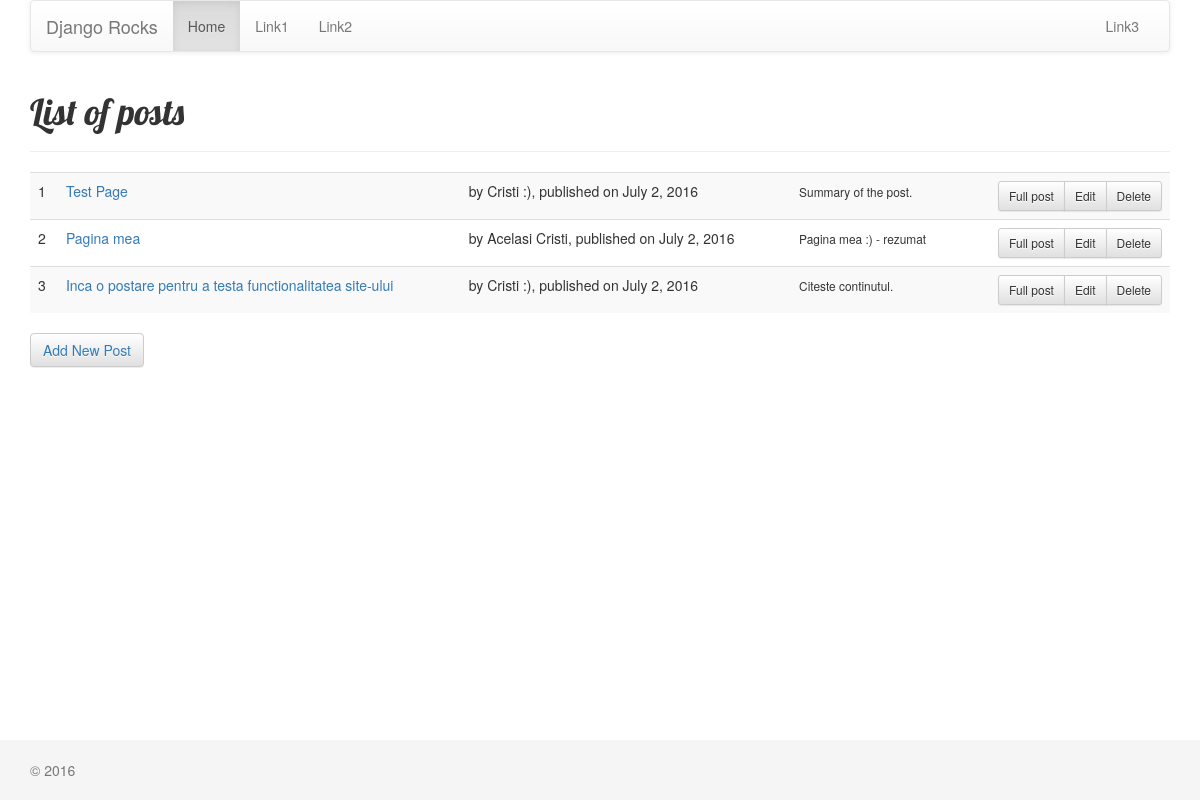
/, run on an earlier commit of the app's database.
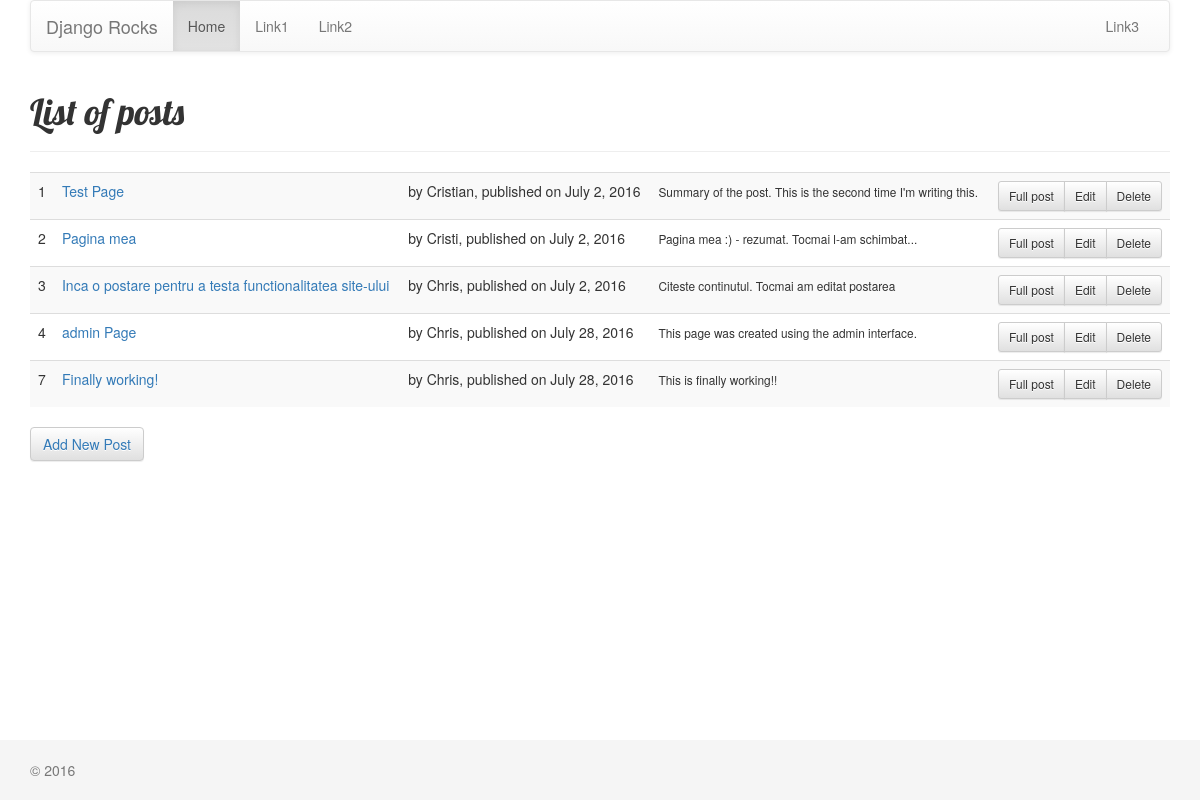
And on a later commit of the database.
### blog/models.py (models this page shows, shortened)
class Page(models.Model):
    title = models.CharField(max_length=255, null=False, blank=True, unique=True)
    summary = models.TextField(null=True, blank=True)
    content = models.TextField(null=True, blank=True)
    date_added = models.DateField(auto_created=True)
    last_updated = models.DateTimeField(auto_now=True)
    author = models.CharField(max_length=255, null=False, blank=False)

### blog/views.py (the view)
# urls.py: url(r'^$', PageListView.as_view(), name="home"),
class PageListView(ListView):
    model = Page
    template_name = "page_list.html"
    def get_context_data(self):
        context = super(PageListView, self).get_context_data()
        context['this_year'] = datetime.date.today().year
        return context

### blog/templates/page_list.html
{% extends "base.html" %}
{% block page_heading %}List of posts{% endblock %}
{% block content %}
        <table class="table table-striped">
            {% for page in object_list %}
            <tr>
                <td>{{page.id}}</td>
                <td><a href="{% url 'page_detail' page_id=page.pk %}">{{ page.title }}</a></td>
                <td>by {{ page.author }}, published on {{ page.date_added }}</td>
                <td><small>{{ page.summary }}</small></td>
                <td>
                    <div class="btn-group btn-group-sm pull-right">
                        <a class="btn btn-default" href="{% url 'page_detail' page_id=page.pk %}">Full post</a>
                        <a class="btn btn-default" href="{% url 'page_edit' page_id=page.pk %}">Edit</a>
                        <a class="btn btn-default" href="{% url 'page_del' page_id=page.pk %}">Delete</a>
                    </div>
                </td>
            </tr>
            {% endfor %}
        </table>
<p class="btn btn-default"><a href="{% url 'new_post' %}">Add New Post</a></p>
{% endblock %}

### lonesome_zeus/templates/base.html (shortened to what this page needs)
<!DOCTYPE html>
<html lang="en">
  <head>
    <link rel="stylesheet" href="https://maxcdn.bootstrapcdn.com/bootstrap/3.3.6/css/bootstrap.min.css">
    <link rel="stylesheet" href="https://maxcdn.bootstrapcdn.com/bootstrap/3.3.6/css/bootstrap-theme.min.css">
    </head>
  </head>
  <body>
   <div class="container">
      <nav class="navbar navbar-default">
        <div class="container-fluid">
          <div class="navbar-header">
            <a class="navbar-brand" href="{% url "home" %}">Django Rocks</a>
          </div>
          <div id="navbar" class="navbar-collapse collapse">
            <ul class="nav navbar-nav">
              <li class="active"><a href="#">Home</a></li>
              <li><a href="#">Link1</a></li>
              <li><a href="#">Link2</a></li>
            </ul>
            <ul class="nav navbar-nav navbar-right">
              <li><a href="./">Link3<span class="sr-only">(current)</span></a></li>
            </ul>
          </div>
        </div>
      </nav>
      <div class = "page-header">
        <h1>{% block page_heading %}Hello world{% endblock %}</h1>
      </div>
      {% block content %}{% endblock %}
    </div>
    <footer class="footer">
      <div class="container">
        <p class="text-muted">&copy; {{ this_year }}</p>
      </div>
    </footer>
  </body>
</html>

### lonesome_zeus/templates/base.html (style rules this page uses)
h1 { font-family: 'Lobster', cursive }
html { position: relative; min-height: 100%; }
body { margin-bottom: 60px; }
.footer { position: absolute; bottom: 0; width: 100%; height: 60px; background-color: #f5f5f5; }
.container .text-muted { margin: 20px 0; }

What changed in the data, as far as the page shows it:
changed Page "Test Page": author "Cristi :)" → "Cristian"; summary "Summary of the post." → "Summary of the post. This is the second time I'm writing this."
changed Page "Pagina mea": author "Acelasi Cristi" → "Cristi"; summary "Pagina mea :) - rezumat" → "Pagina mea :) - rezumat. Tocmai l-am schimbat..."
changed Page "Inca o postare pentru a testa functionalitatea site-ului": author "Cristi :)" → "Chris"; summary "Citeste continutul." → "Citeste continutul. Tocmai am editat postarea"
added Page: id "4", title "admin Page", author "Chris", date_added "July 28, 2016", summary "This page was created using the admin interface."
added Page: id "7", title "Finally working!", author "Chris", date_added "July 28, 2016", summary "This is finally working!!"
